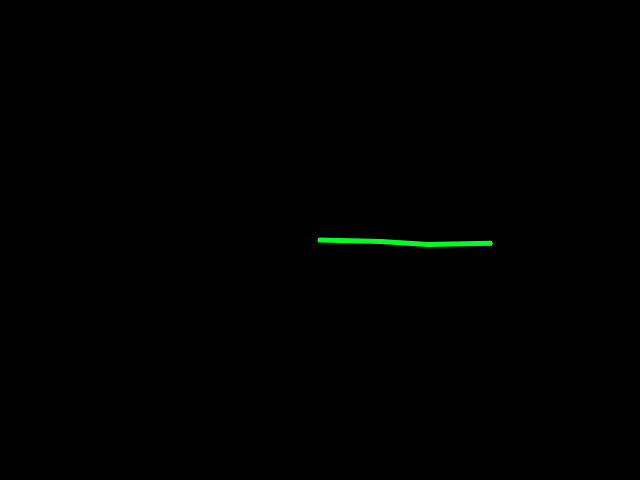
Frame 1 (no input)
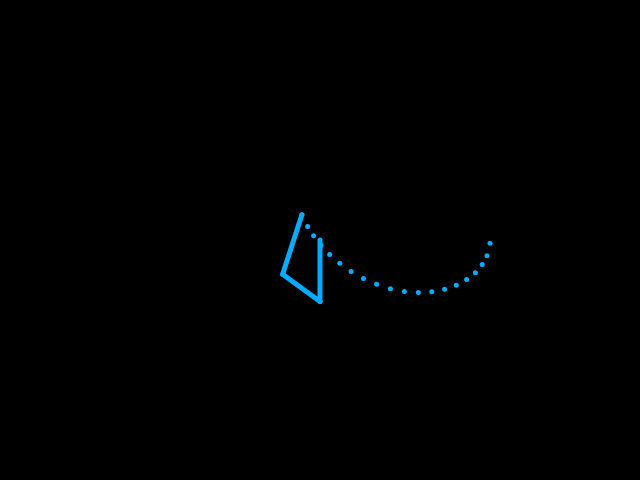
Frame 60 (no input)
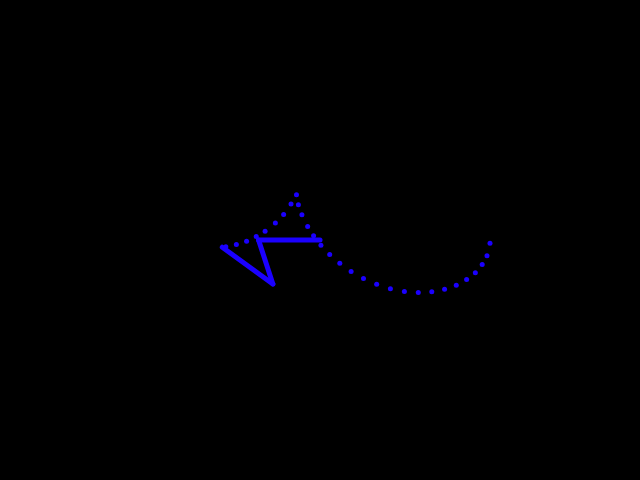
Frame 120 (the mouse pressed at the canvas centre since frame 60)

The p5.js sketch that drew these frames (run headless with seeded random() and noise() and a simulated clock; from frame 60 on, the mouse is pressed at the canvas centre):

// p5.js sketch
// ── sketch.js
const TIME_INTERVAL = 0.01;
const MAX_POINTS = 255;
const MIN_DISTANCE = 10;

let rootCog;
let pointEmitter;
let t = 0.01;

let points = [];
let startPosition;

function setup() {
    createCanvas(640, 480);
    noFill();
    background(0);
    strokeWeight(5);
    colorMode(HSB);

    startPosition = createVector(width / 2, height / 2);
    rootCog = new Cog(random(40, 70), PI / 120);
    pointEmitter = new PointEmitter((p) => points.push(p), MIN_DISTANCE);

    let angle = PI / 50;
    let nextCog = rootCog;
    for (x=0; x<2; x++) {
        let nextChild = new Cog(random(40, 70), angle);
        nextCog.addChild(nextChild);
        nextCog = nextChild;
        angle *= -1;
        angle /= 3;
    }

    nextCog.drawPoint = true;
}

function draw() {
    background(0)

    stroke(map(sin(t), -1, 1, 0, 255), 255, 255);

    let lines = [];
    rootCog.update(startPosition);
    rootCog.iterate(c => {
        if (c.drawPoint) {
            pointEmitter.addPoint(c.position);
        }
        lines.push({
            start : c.parentPosition,
            end: c.position
        })
    });

    if (points.length > MAX_POINTS) {
        points.splice(0, 1);
    }

    points.forEach(p => point(p.x, p.y));

    lines.forEach(l => {
        line(l.start.x, l.start.y, l.end.x, l.end.y);
    })

    t += TIME_INTERVAL;
}
// ── cogs.js
class Cog {

    constructor(radius, angularVelocity) {
        this.children = [];
        this.relativePosition = createVector(radius, 0);
        this.angularVelocity = angularVelocity;
    }

    update(parentPosition) {
        this.parentPosition = parentPosition;
        this.relativePosition.rotate(this.angularVelocity);
        this.position = p5.Vector.add(parentPosition, this.relativePosition);
        this.children.forEach(c => c.update(this.position));
    }

    iterate(receiver) {
        receiver(this);
        this.children.forEach(c => c.iterate(receiver));
    }

    addChild(child) {
        this.children.push(child);
    }
}

class PointEmitter {
    constructor(receiver, minDistance) {
        this.receiver = receiver;
        this.minDistance;
        this.lastPoint = undefined;
    }

    addPoint(p) {
        if (!!this.lastPoint) {
            let d = dist(p.x, p.y, this.lastPoint.x, this.lastPoint.y);
            if (d > MIN_DISTANCE) {
                this.receiver(p);
                this.lastPoint = p;
            }
        } else {
            this.receiver(p);
            this.lastPoint = p;
        }
    }
}
